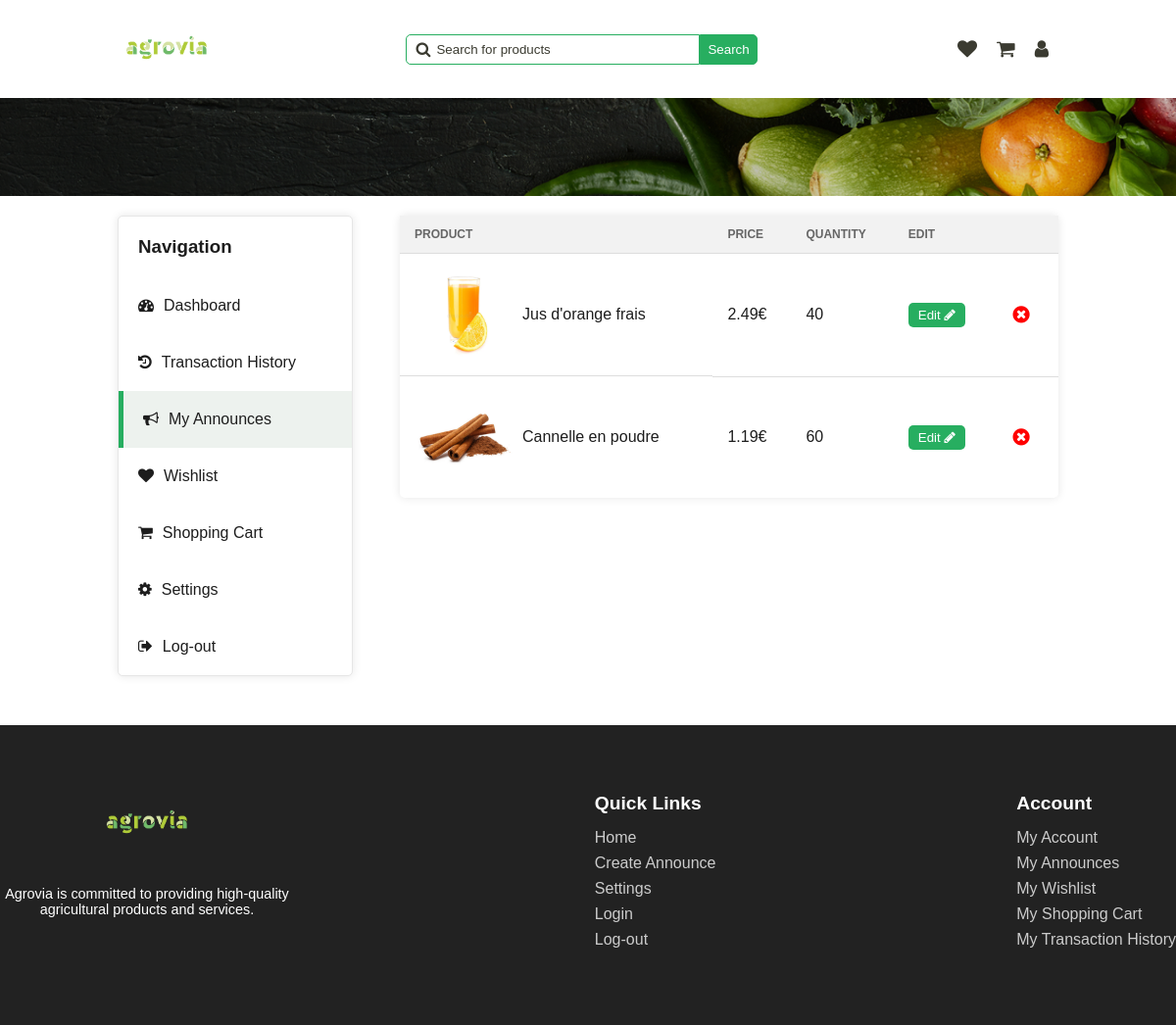
Page /pages/my-announces.php (signed in) on the committed database.
### tables this page shows
CREATE TABLE Announce (
  id INTEGER PRIMARY KEY,
  id_category INTEGER,
  image TEXT,
  title TEXT,
  description TEXT,
  price FLOAT,
  quantity INTEGER,
  rating INTEGER,
  out_of_stock BOOLEAN,
  FOREIGN KEY (id_category) REFERENCES Category(id)
);

### php/announce.php (called while the page is built, shortened)
<?php
require '../php/pdo.php';
function get_user_announces_by_id($user_id)
{
    global $pdo;
    $query = "SELECT * FROM Announce WHERE id IN (SELECT announce_id FROM UserAnnounce WHERE user_id = :user_id)";
    $stmt = $pdo->prepare($query);
    $stmt->bindParam(':user_id', $user_id);
    $stmt->execute();
    $announce = $stmt->fetchAll(PDO::FETCH_ASSOC);
    return $announce;
}
?>

### pages/my-announces.php (the view, shortened to what this page needs)
<!DOCTYPE html>
<html lang="en">
<head>
    <link rel="stylesheet" href="../styles/alert.css">
    <link rel="stylesheet" href="../styles/dashboard.css" onload="load_theme()">
    <link rel="stylesheet" href="../styles/main-header.css">
    <link rel="stylesheet" href="../styles/my-announces.css">
    <link rel="stylesheet" href="../styles/confirm-modal.css">
    <link rel="stylesheet" href="../styles/wishlist.css">
    <link rel="stylesheet" href="../styles/footer.css">
    <link rel="stylesheet" href="https://cdnjs.cloudflare.com/ajax/libs/font-awesome/4.7.0/css/font-awesome.min.css">
</head>
<body>
    <header>
        <a href="../pages/home.php"><img id="logo" src="../assets/logo/agrovia-green.png" alt="logo"></a>
        <div class="search-bar">
            <span>
                <i class="fa fa-search"></i>
                <input type="text" name="search" id="search" placeholder="Search for products"
                    onkeydown="if(event.keyCode === 13) search()">
            </span>
            <button onclick="search()">Search</button>
        </div>
        <div class="user">
            <a href="../pages/wishlist.php">
                <i class="fa fa-heart"></i>
            </a>
            <a href="../pages/shopping-cart.php">
                <i class="fa fa-shopping-cart"></i>
            </a>
            <a href="../pages/dashboard.php">
                <i class="fa fa-user"></i>
            </a>
        </div>
    </header>
    <div class="separator-background"></div>
    <?php
    require "../php/user.php";
    require "../php/announce.php";
    $user_announces = get_user_announces_by_id($_SESSION['user_id']);
    ?>
    <div class="main-container">
        <section class="navigation">
            <h3>Navigation</h3>
            <a href="../pages/dashboard.php">
                <i class="fa fa-tachometer" aria-hidden="true"></i>
                <span>Dashboard</span>
            </a>
            <a href="../pages/transaction-history.php">
                <i class="fa fa-history"></i>
                <span>Transaction History</span>
            </a>
            <a href="../pages/my-announces.php" class="active">
                <i class="fa fa-bullhorn"></i>
                <span>My Announces</span>
            </a>
            <a href="../pages/wishlist.php">
                <i class="fa fa-heart"></i>
                <span>Wishlist</span>
            </a>
            <a href="../pages/shopping-cart.php">
                <i class="fa fa-shopping-cart"></i>
                <span>Shopping Cart</span>
            </a>
            <a href="../pages/settings.php">
                <i class="fa fa-gear"></i>
                <span>Settings</span>
            </a>
            <a href="../php/log-out.php">
                <i class="fa fa-sign-out"></i>
                Log-out
            </a>
        </section>
        <section class="tab-content my-announces-section">
            <table>
                <tr>
                    <th>Product</th>
                    <th>Price</th>
                    <th>Quantity</th>
                    <th>Edit</th>
                    <th></th>
                </tr>
                <?php foreach ($user_announces as $item): ?>
                    <tr id="wishlist-item-<?php echo $item['id']; ?>">
                        <td class="product">
                            <img src="<?php echo $item['image']; ?>" alt="product">
                            <span class="title"><?php echo $item['title']; ?></span>
                        </td>
                        <td class="price" id="price-<?php echo $item['id']; ?>">
                            <?php echo $item['price']; ?>€
                        </td>
                        <td class="stock-status">
                            <span>
                                <span class="quantity"
                                    id="count-<?php echo $item['id']; ?>"><?php echo $item['quantity']; ?></span>
                            </span>
                        </td>
                        <td>
                            <button class="edit-btn" onclick="open_edit_announce_modal(
                                            <?php echo $item['id']; ?>,
                                            '<?php echo $item['title']; ?>',
                                            '<?php echo $item['description']; ?>',
                                            <?php echo $item['price']; ?>,
                                            <?php echo $item['quantity']; ?>
                            )">
                                Edit <i class="fa fa-pencil" aria-hidden="true"></i>
                            </button>
                        </td>
                        <td>
                            <button class="delete-btn" onclick="delete_announce(<?php echo $item['id']; ?>)">
                                <i class="fa fa-times-circle" aria-hidden="true"></i>
                            </button>
                        </td>
                    </tr>
                    <?php
                endforeach;
                ?>
            </table>
        </section>
    </div>
    <div class="footer">
        <div class="footer-content">
            <div class="footer-logo">
                <a href="../pages/home.php"><img src="../assets/logo/agrovia-green.png" alt="Agrovia logo"></a>
                <p>Agrovia is committed to providing high-quality agricultural products and services.</p>
            </div>
            <div class="footer-section">
                <h3>Quick Links</h3>
                <a href="../pages/home.php">Home</a>
                <a href="../pages/create-announce.php">Create Announce</a>
                <a href="../pages/settings.php">Settings</a>
                <a href="../pages/login.php">Login</a>
                <a href="../php/log-out.php">Log-out</a>
            </div>
            <div class="footer-section">
                <h3>Account</h3>
                <a href="../pages/dashboard.php">My Account</a>
                <a href="../pages/my-announces.php">My Announces</a>
                <a href="../pages/wishlist.php">My Wishlist</a>
                <a href="../pages/shopping-cart.php">My Shopping Cart</a>
                <a href="../pages/transaction-history.php">My Transaction History</a>
            </div>
        </div>
    </div>
</body>
</html>

### styles/dashboard.css (style rules this page uses)
.main-container { margin-top: 120px; display: flex; justify-content: space-between; color: var(--dark); }
.main-container .navigation { display: flex; justify-content: flex-start; flex-direction: column; background-color: var(--white); width: 25%; border-radius: 5px; height: max-content; box-shadow: 0 0 10px rgba(0, 0, 0, 0.1); border: 1px solid var(--light-stroke); }
.main-container .navigation h3 { padding: 20px; margin: 0; color: var(--dark); }
.main-container .navigation a { padding: 20px; display: flex; justify-content: flex-start; text-decoration: none; color: var(--dark); }
.main-container .navigation a.active { background-color: var(--light-hover-green); border-left: 5px solid var(--secondary); }
.main-container .navigation a i { margin-right: 10px; }

### styles/main-header.css (style rules this page uses)
header { display: flex; justify-content: space-between; align-items: center; }
header a img { width: 100px; }
header .search-bar { display: flex; align-items: center; }
header .search-bar span { display: flex; align-items: center; position: relative; }
header .search-bar span i { position: absolute; left: 10px; color: var(--text); }
header .search-bar span input { padding: 7px; border: 1px solid var(--secondary); border-radius: 5px 0 0 5px; padding-left: 30px; min-width: 300px; }
header .search-bar span input::placeholder { color: var(--text); position: absolute; left: 30px; }
header .search-bar button { padding: 7px; border-radius: 0 5px 5px 0; background-color: var(--secondary); color: var(--white); border: 1px solid var(--secondary); cursor: pointer; }
header .user { display: flex; align-items: center; }
header .user a { text-decoration: none; padding: 10px; }
header .user a i { font-size: 20px; color: var(--text); }
.separator-background { background-image: url("../assets/backgrounds/separator-background.png"); background-size: cover; background-position: center; background-repeat: no-repeat; width: 100%; height: 100px; position: absolute; left: 0; }

### styles/my-announces.css (style rules this page uses)
table .edit-btn { background-color: var(--secondary); color: white; padding: 5px 10px; border-radius: 5px; border: none; cursor: pointer; }
input[type="text"], input[type="number"], textarea { width: calc(100% - 16px); padding: 8px; border-radius: 5px; border: 1px solid #ccc; }

### styles/wishlist.css (style rules this page uses)
.tab-content { background-color: transparent; width: 70%; padding: 0; display: flex; align-items: flex-end; flex-direction: column; }
.tab-content table { border-radius: 5px; border: none; width: 100%; border-collapse: collapse; background-color: var(--white); margin-bottom: 22px; box-shadow: 0 0 10px rgba(0, 0, 0, 0.1); }
table tr:last-child td { border-bottom: none; }
table { width: 100%; border-collapse: collapse; border-spacing: 0; border: 1px solid var(--light-stroke); }
th, td { padding: 12px 15px; text-align: left; border-bottom: 1px solid #ddd; }
td { color: var(--dark); font-weight: 500; }
td.product { display: flex; align-items: center; }
td.product span { margin-left: 10px; }
th { background-color: #f2f2f2; color: #666; text-transform: uppercase; font-size: 12px; }
img { max-width: 100px; height: auto; display: block; }
.delete-btn { background-color: transparent; outline: none; border: none; color: var(--error); cursor: pointer; }
.delete-btn i { font-size: 20px; }

### styles/footer.css (style rules this page uses)
.footer { background-color: #222; color: #fff; padding: 50px 0; position: absolute; left: 0; width: 100%; margin-top: 50px; }
.footer-content { display: flex; align-items: flex-start; flex-wrap: wrap; max-width: 1200px; margin: 0 auto; justify-content: space-between; }
.footer-logo { display: flex; flex-direction: column; align-items: center; width: 25%; }
.footer-logo img { width: 150px; height: auto; }
.footer-logo p { font-size: 0.9rem; text-align: center; }
.footer-section { margin-bottom: 20px; }
.footer-section h3 { font-size: 1.2rem; margin-bottom: 15px; }
.footer-section a { display: block; color: #ccc; text-decoration: none; margin-bottom: 8px; transition: color 0.3s ease; }

### rows in the picture
announce: image (picture), title "Jus d'orange frais", price "2.49", quantity "40"
announce: image (picture), title "Cannelle en poudre", price "1.19", quantity "60"
